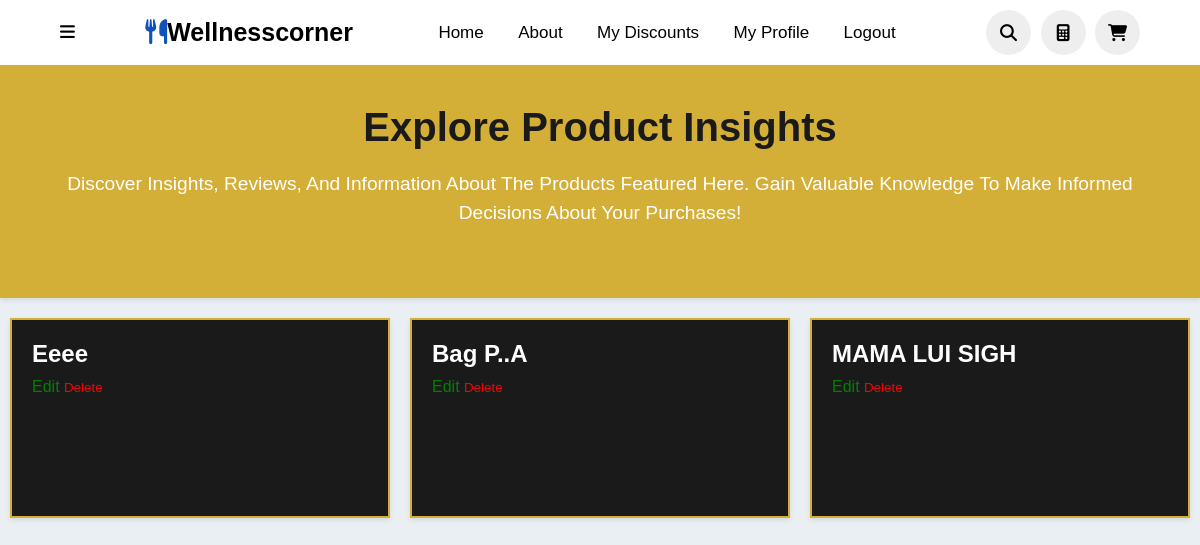
The page /my-posts/ (signed in) on the database its author committed.
### WellnessCorner/models.py (models this page shows, shortened)
class Post(models.Model):
    user = models.ForeignKey(settings.AUTH_USER_MODEL, on_delete=models.CASCADE, null=True, blank=True)
    PRODUCT_CHOICES = (
        ('Product', 'Product'),
        ('ApiProduct', 'API Product'),
    )
    product_type = models.CharField(max_length=20, choices=PRODUCT_CHOICES, null=True, blank=True)
    object_id = models.PositiveIntegerField(default=0)  # Default value for the ID
    product = GenericForeignKey('content_type', 'object_id')
    content_type = models.ForeignKey(ContentType, on_delete=models.CASCADE, null=True, blank=True)
    title = models.CharField(max_length=150, null=True, blank=True)
    content = models.TextField()
    product_name = models.CharField(max_length=255, null=True, blank=True)  # Field to store the name of the product or API product

### WellnessCorner/views.py (the view)
# urls.py: path('my-posts/', views.my_posts, name='my_posts'),
@login_required
def my_posts(request):
    posts = Post.objects.filter(user=request.user)
    for post in posts:
        post.editable = False
        if request.user == post.user:
            post.editable = True
    return render(request, 'my_posts.html', {'posts': posts})

### templates/my_posts.html (shortened to what this page needs)
<!DOCTYPE html>
<html lang="en">
<head>
</head>
<body>
    <header>
        <div class="more">
            <i class="fa-solid fa-bars" onclick="toggleBar()"></i>
        </div>
        <a href="#" class="logo"><i class="fas fa-utensils"></i>Wellnesscorner</a>
        <nav class="navbar">
            <a href="{% url 'index' %}">Home</a>
            <a href="#about">about</a>
            <a href="{% url 'user_discounts' %}">My discounts</a>
            <a href="{% url 'myaccount' %}">My Profile</a>
            <a href="{% url 'logout' %}">Logout</a>
        </nav>
        <div class="icons">
            <i class="fas fa-search" id="search-icon" onclick="toggleSearch()"></i>
            <a href="{% url 'calculator' %}" class="fa-solid fa-calculator"></a>
            <a href="{% url 'basket_page' %}" class="fas fa-shopping-cart"></a>
        </div>
    </header>
    <div class="content-page">
        <div class="upper">
            <h2>Explore Product Insights</h2>
            <p>Discover insights, reviews, and information about the products featured here. Gain valuable knowledge to make informed decisions about your purchases!</p>
        </div>
        <div class="container">
            {% for post in posts %}
            <div class="card">
                <h2><a href="{% url 'post' post.id %}">{{ post.title }}</a></h2>
                {% if post.editable %}
                <a href="{% url 'edit_post' post.id %}" style="color: green;">Edit</a>
                <form method="post" action="{% url 'delete_post' post.id %}" style="display: inline;">
                    <button type="submit" style="color: red; border: none; background: none; cursor: pointer;">Delete</button>
                </form>
                {% endif %}
            </div>
            {% endfor %}
        </div>
    </div>
</body>
</html>

### templates/my_posts.html (style rules this page uses)
* { font-family: 'Nunito', sans-serif; margin: 0; padding: 0; box-sizing: border-box; text-decoration: none; outline: none; border: none; text-transform: capitalize; transition: all .2s linear; }
html { font-size: 62.5%; overflow-x: hidden; scroll-padding-top: 5.5rem; scroll-behavior: smooth; }
header { top: 0; left: 0; right: 0; background: #fff; padding: 1rem 5%; display: flex; align-items: center; justify-content: space-between; z-index: 2; box-shadow: 0 8px 10px rgba(0, 0, 0, 0.1); }
header .logo { color: black; font-size: 2.5rem; font-weight: bolder; }
header .logo i { color: #0F52BA; }
header .navbar a { font-size: 1.7rem; border-radius: .5rem; padding: .5rem 1.5rem; color: black; }
.more { font-size: 1.7rem; color: black; }
header .icons i, header .icons a { cursor: pointer; margin-left: .5rem; height: 4.5rem; line-height: 4.5rem; width: 4.5rem; text-align: center; font-size: 1.7rem; color: black; border-radius: 50%; background: #eee; }
.content-page { transition: margin-left 0.3s ease; }
body { margin: 0; font-family: poppins, Arial, Helvetica, sans-serif; font-size: 16px; font-weight: 400; color: #3f3e3e; background: #eaeff4; }
.container { display: grid; grid-template-columns: 1fr 1fr 1fr; }
.upper { background: #d4af37; box-shadow: 0 2px 5px rgba(0, 0, 0, 0.1); padding: 40px; text-align: center; color: #fff; font-family: 'Playfair Display', serif; }
.upper h2 { font-size: 2.5em; margin-bottom: 20px; color: #1a1a1a; }
.upper p { font-size: 1.2em; margin-bottom: 30px; line-height: 1.5; }
.card { background-color: #1a1a1a; box-shadow: 0 2px 5px rgba(0, 0, 0, 0.1); margin-top: 20px; padding: 20px; height: 200px; margin-left:10px; margin-right:10px; transition: transform 0.3s; background-size: cover; border: 2px solid #d4af37; }
.card a { text-decoration: none; color: #fff; }
.card h2 { margin-bottom: 10px; color: #d4af37; }

### rows shown on the page
Post: title "Eeee", shows "Edit"
Post: title "Bag P..a", shows "Edit"
Post: title "MAMA LUI SIGH", shows "Edit"
